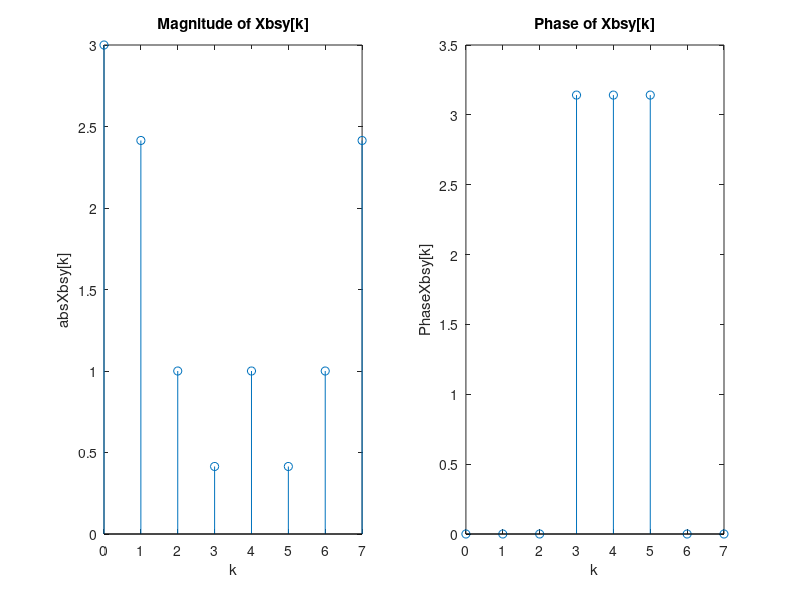

Here is the MATLAB script that generated this plot:
nn = 0 : (8-1) ;
%xx= exp(1i*nn/3) ;
xx= [1 1 0 0 0 0 0 1];
XX =fft(xx) ;
kk = nn ;
M_X=abs(XX);
Ph_X=angle(XX);


subplot ( 121 )
stem(kk , M_X)
title( ' Magnitude of Xbsy[k] ' ) , xlabel( 'k' ), ylabel('abs{Xbsy[k]}')

subplot ( 122 )
stem(kk , Ph_X)
title( ' Phase of Xbsy[k] ' ) , xlabel( 'k' ), ylabel('Phase{Xbsy[k]}')